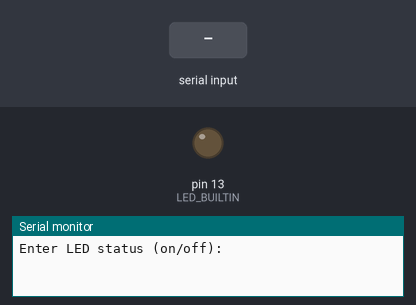
The sketch below on a simulated Arduino Uno, built with avr-gcc and run on an emulated ATmega328P. On the bench: output pins drawn as LEDs (lit = HIGH), the last lines printed to the serial monitor. Dashed ring = blinking. The inputs (shaded band) are chosen by the test bench.

Above: at 1.2 s.
1.3 s: "off" received over Serial
3.8 s: "on" received over Serial
6.3 s: "90,45\n" received over Serial
At 7.1 s:
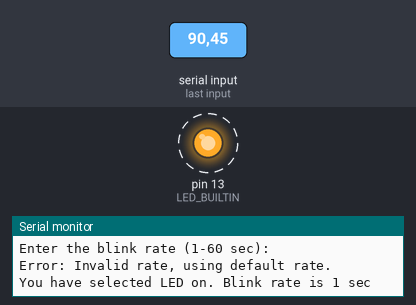
Timing chart, 0 to 15.3 s (numbered marks = the images above; inputs shaded):
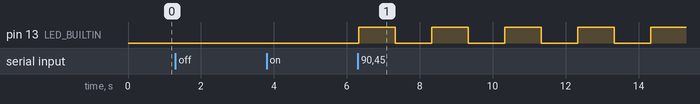

The sketch:

Exercise1.ino
```cpp
#include <arduino-timer.h> // https://github.com/contrem/arduino-timer

String ledStatus = "";
int blinkRate = 0;
auto timer = timer_create_default();

bool toggle_led(void *) {
  digitalWrite(LED_BUILTIN, !digitalRead(LED_BUILTIN)); // toggle the LED

  if (ledStatus == "off") {
    digitalWrite(LED_BUILTIN, LOW);
    return false;
  }

  return true; // true if you want to repeat the task
}

void setup() {
  pinMode(LED_BUILTIN, OUTPUT);

  Serial.begin(9600);
  while (!Serial); // wait for Serial to be ready
  Serial.println("Enter LED status (on/off):");
}

void loop() {
  if (Serial.available() > 0) {
    // read the incoming string:
    ledStatus = Serial.readString();
    ledStatus.trim();

    if (ledStatus == "on") {
      Serial.println("Enter the blink rate (1-60 sec):");
      while(!Serial.available()); // wait for input
      blinkRate = Serial.parseInt(); // read the incoming int

      if(!(blinkRate >= 1 && blinkRate <= 60)) {
        Serial.println("Error: Invalid rate, using default rate.");
        blinkRate = 1;
      }

      Serial.println("You have selected LED on. Blink rate is " + String(blinkRate) + " sec");
      timer.every(blinkRate*1000, toggle_led); // create task

    } else if (ledStatus == "off") {
      Serial.println("You have selected LED off.");
    }
  }

  timer.tick();
}
```

Measured:
- after the input at 6.3 s, pin 13 (LED_BUILTIN): alternates HIGH for 1.0 s and LOW for 1.0 s, starting at once
